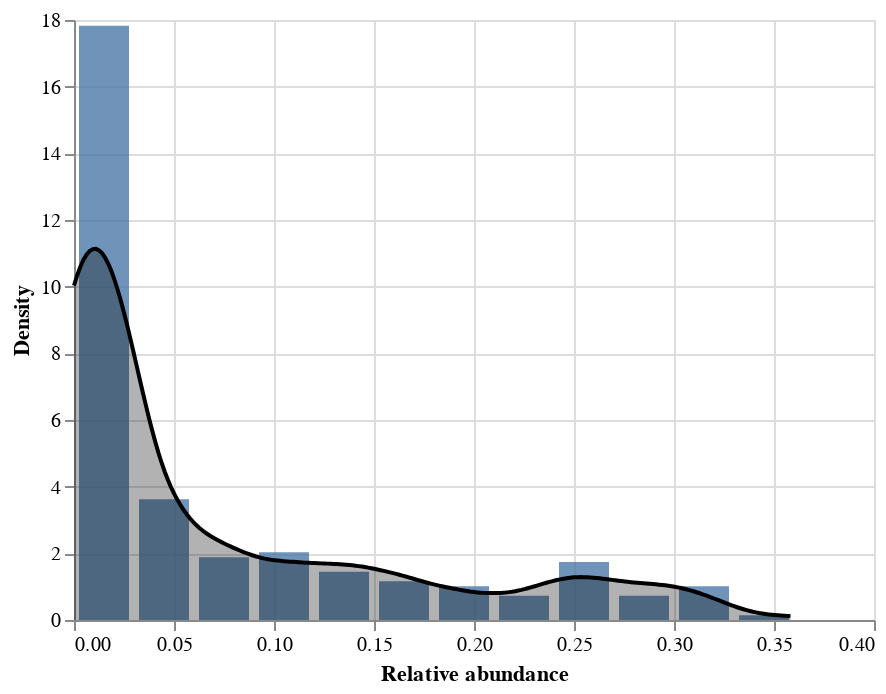

The notebook cell this image was saved under:
### Markdown cell above
_Type your answer here, replacing this text._

### Code cell
# density scale histogram
hist = alt.Chart(diatoms).transform_bin(
    as_ = 'bin', # SOLUTION
    field = 'A_nodul', # SOLUTION
    bin = alt.Bin(step = 0.03) # SOLUTION
).transform_aggregate(
    Count = 'count()', # SOLUTION
    groupby = ['bin'] # SOLUTION
).transform_calculate(
    Density = 'datum.Count/(0.03*230)', # SOLUTION
    binshift = 'datum.bin + 0.015' # SOLUTION
).mark_bar(size = 25, opacity = 0.8).encode(
    x = alt.X('binshift:Q', title = 'Relative abundance', scale = alt.Scale(domain = (0.03, 0.38))), # SOLUTION 
    y = 'Density:Q' # SOLUTION
)

# compute density estimate
# BEGIN SOLUTION
kde = sm.nonparametric.KDEUnivariate(diatoms.A_nodul)
kde.fit(kernel = 'triw', bw = 0.05, fft = False, cut = 0) 
kde_df = pd.DataFrame({'A_nodul': kde.support, 'Density': kde.density}) 
# END SOLUTION

# plot kde
smooth = alt.Chart(kde_df).mark_line(color = 'black').encode(x = 'A_nodul', y = 'Density') # SOLUTION

# layer
fig3 = hist + smooth + smooth.mark_area(opacity = 0.3, color = 'black') # SOLUTION

# display
fig3

### Figure 1 — Vega-Lite specification as saved in the notebook (floating-point values rounded to 4 significant figures; data arrays with more than 128 entries replaced by an {"elided": "..."} marker saying what was removed)
{"config": {"view": {"continuousWidth": 400, "continuousHeight": 300}}, "layer": [{"data": {"name": "data-9f4e66e54759d6b46301ea3d10ce44f6"}, "mark": {"type": "bar", "opacity": 0.8, "size": 25}, "encoding": {"x": {"field": "binshift", "scale": {"domain": [0.03, 0.38]}, "title": "Relative abundance", "type": "quantitative"}, "y": {"field": "Density", "type": "quantitative"}}, "transform": [{"bin": {"step": 0.03}, "field": "A_nodul", "as": "bin"}, {"aggregate": [{"op": "count", "as": "Count"}], "groupby": ["bin"]}, {"calculate": "datum.Count/(0.03*230)", "as": "Density"}, {"calculate": "datum.bin + 0.015", "as": "binshift"}]}, {"data": {"name": "data-7e723486abedbed5deae8d6234a5dddc"}, "mark": {"type": "line", "color": "black"}, "encoding": {"x": {"field": "A_nodul", "type": "quantitative"}, "y": {"field": "Density", "type": "quantitative"}}}, {"data": {"name": "data-7e723486abedbed5deae8d6234a5dddc"}, "mark": {"type": "area", "color": "black", "opacity": 0.3}, "encoding": {"x": {"field": "A_nodul", "type": "quantitative"}, "y": {"field": "Density", "type": "quantitative"}}}], "$schema": "https://vega.github.io/schema/vega-lite/v4.17.0.json", "datasets": {"data-9f4e66e54759d6b46301ea3d10ce44f6": {"elided": "230 records"}, "data-7e723486abedbed5deae8d6234a5dddc": {"elided": "230 records"}}}
